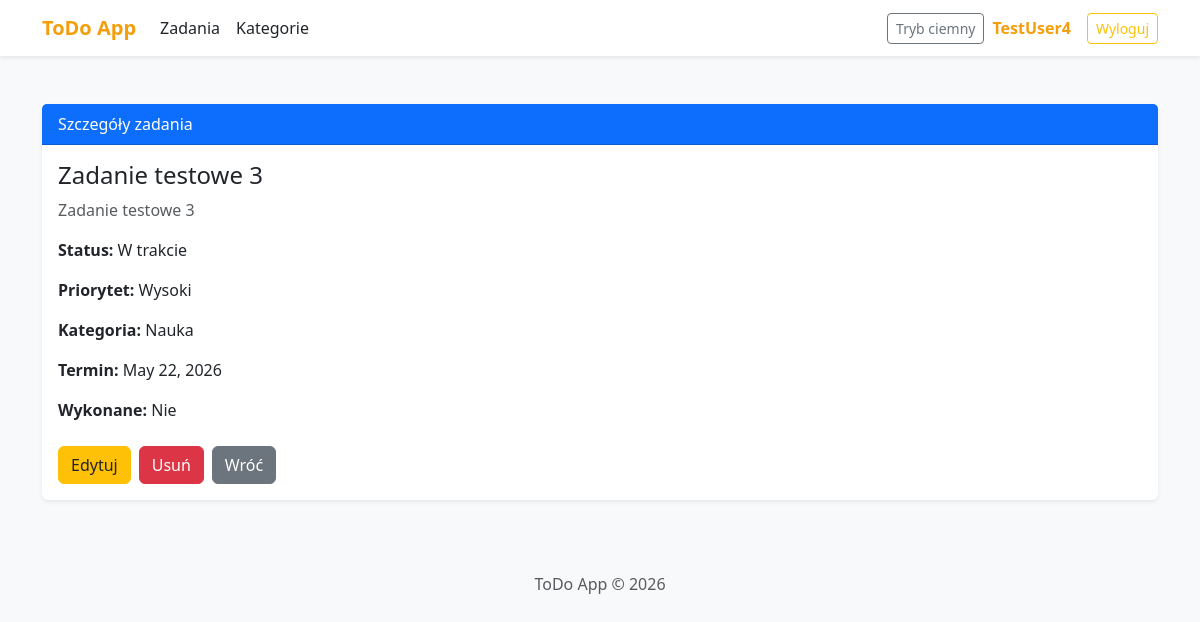
The app's page /task/4/ (signed in), older data.
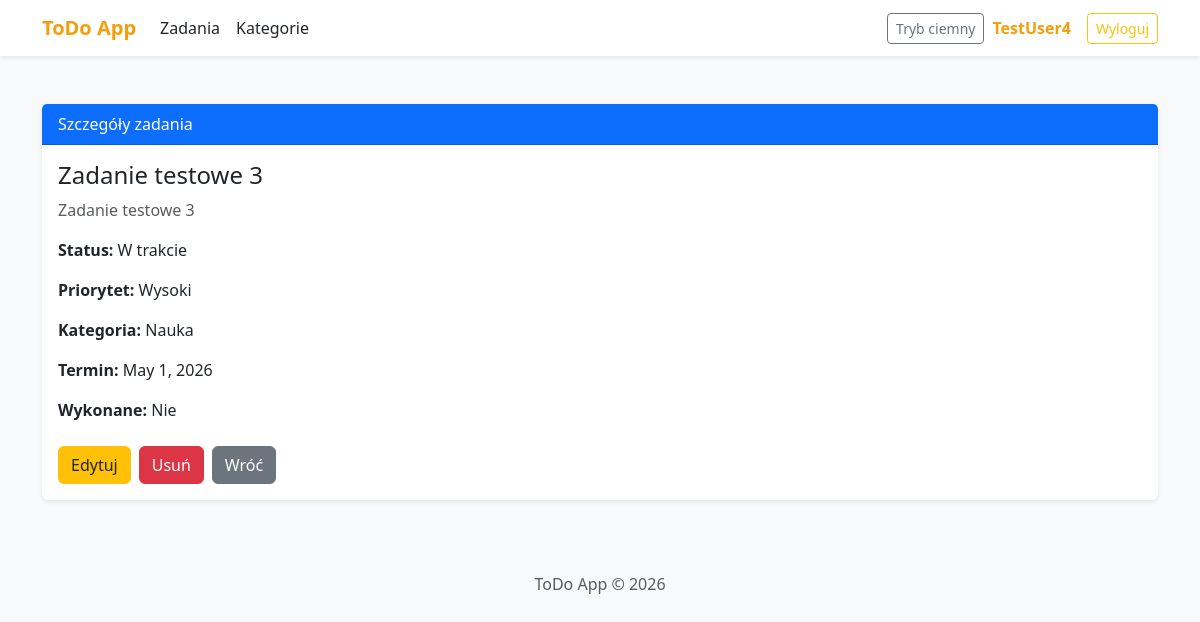
The same page, newer data.
### tasks/models.py (models this page shows, shortened)
class Task(models.Model):
    STATUS_CHOICES = [
        ("todo", "Do zrobienia"),
        ("in_progress", "W trakcie"),
        ("done", "Zrobione"),
    ]
    PRIORITY_CHOICES = [
        ("low", "Niski"),
        ("medium", "Średni"),
        ("high", "Wysoki"),
    ]
    user = models.ForeignKey(User, on_delete=models.CASCADE, related_name="tasks")
    title = models.CharField(max_length=200)
    description = models.TextField(blank=True)
    category = models.ForeignKey(Category, on_delete=models.SET_NULL, null=True, blank=True)
    status = models.CharField(max_length=20, choices=STATUS_CHOICES, default="todo")
    priority = models.CharField(max_length=20, choices=PRIORITY_CHOICES, default="medium")
    due_date = models.DateField(null=True, blank=True)
    is_completed = models.BooleanField(default=False)
    created_at = models.DateTimeField(auto_now_add=True)

class Category(models.Model):
    name = models.CharField(max_length=100)
    user = models.ForeignKey(User, on_delete=models.CASCADE, related_name="categories")

### tasks/views.py (the view)
# urls.py: path("task/<int:task_id>/", views.task_detail, name="task_detail"),
@login_required
def task_detail(request, task_id):
    task = get_object_or_404(Task, id=task_id, user=request.user)
    return render(request, "tasks/task_detail.html", {
        "task": task
    })

### tasks/templates/tasks/task_detail.html
{% extends 'tasks/base.html' %}
{% block content %}
<div class="card shadow-sm border-0">
    <div class="card-header bg-primary text-white">
        Szczegóły zadania
    </div>
    <div class="card-body">
        <h4>{{ task.title }}</h4>
        <p class="text-muted">
            {{ task.description }}
        </p>
        <p>
            <strong>Status:</strong>
            {{ task.get_status_display }}
        </p>
        <p>
            <strong>Priorytet:</strong>
            {{ task.get_priority_display }}
        </p>
        <p>
            <strong>Kategoria:</strong>
            {% if task.category %}
                {{ task.category.name }}
            {% else %}
                Brak kategorii
            {% endif %}
        </p>
        <p>
            <strong>Termin:</strong>
            {% if task.due_date %}
                {{ task.due_date }}
            {% else %}
                Brak terminu
            {% endif %}
        </p>
        <p>
            <strong>Wykonane:</strong>
            {% if task.is_completed %}
                Tak
            {% else %}
                Nie
            {% endif %}
        </p>
        <div class="d-flex gap-2 mt-4">
            <a href="{% url 'task_edit' task.id %}" class="btn btn-warning text-dark">
                Edytuj
            </a>
            <a href="{% url 'task_delete' task.id %}" class="btn btn-danger">
                Usuń
            </a>
            <a href="{% url 'index' %}" class="btn btn-secondary">
                Wróć
            </a>
        </div>
    </div>
</div>
{% endblock %}

Row changes from the older to the newer data that the page shows:
changed Task "Zadanie testowe 3": due_date "May 22, 2026" → "May 1, 2026"
